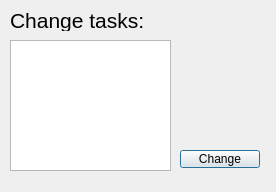
<?xml version="1.0" encoding="UTF-8"?>
<ui version="4.0">
 <class>SetTasks</class>
 <widget class="QDialog" name="SetTasks">
  <property name="geometry">
   <rect>
    <x>0</x>
    <y>0</y>
    <width>276</width>
    <height>192</height>
   </rect>
  </property>
  <property name="windowTitle">
   <string>Coffee</string>
  </property>
  <widget class="QTextEdit" name="textEdit">
   <property name="geometry">
    <rect>
     <x>10</x>
     <y>40</y>
     <width>161</width>
     <height>131</height>
    </rect>
   </property>
  </widget>
  <widget class="QLabel" name="label">
   <property name="geometry">
    <rect>
     <x>10</x>
     <y>10</y>
     <width>241</width>
     <height>21</height>
    </rect>
   </property>
   <property name="font">
    <font>
     <pointsize>16</pointsize>
    </font>
   </property>
   <property name="text">
    <string>Change tasks:</string>
   </property>
  </widget>
  <widget class="QPushButton" name="pushButton">
   <property name="geometry">
    <rect>
     <x>180</x>
     <y>150</y>
     <width>80</width>
     <height>18</height>
    </rect>
   </property>
   <property name="text">
    <string>Change</string>
   </property>
  </widget>
 </widget>
 <resources/>
 <connections/>
</ui>
